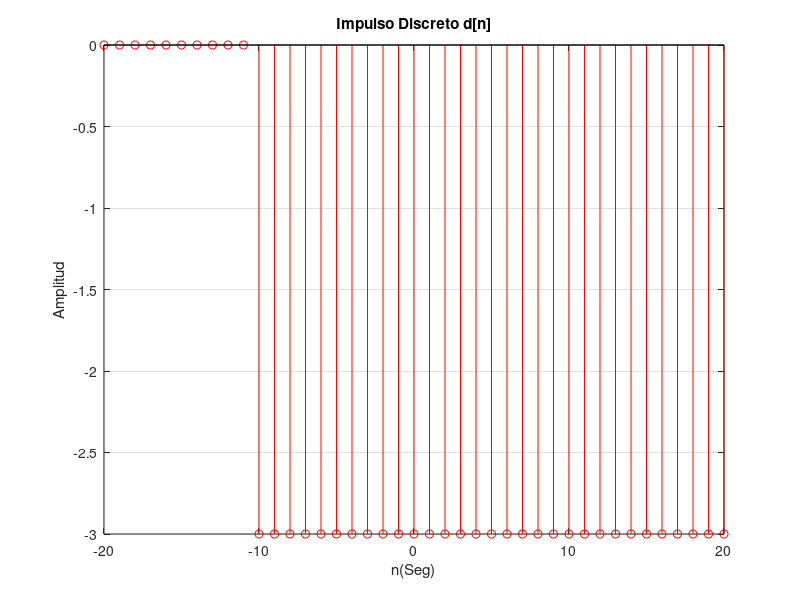

Reproduce this figure in MATLAB.
nmax3=20; # límite superior de la escala de tiempo
nmin3=-20; # límite inferior de la escala de tiempo
t=10;      # señala adelanto o retraso del pulso      
A=-3;     # amplitud del pulso 
nn =nmin3:nmax3; # Rango de tiempo discreto
# valor de cada muestra en el tiempo discreto
x = [zeros(1, abs(nmin3)-t) A A*(ones(1,abs(nmax3)+t))];
stem(nn,x,'r');
xlabel('n(Seg)');  ylabel('Amplitud');
title('Impulso Discreto d[n]');
grid on;
